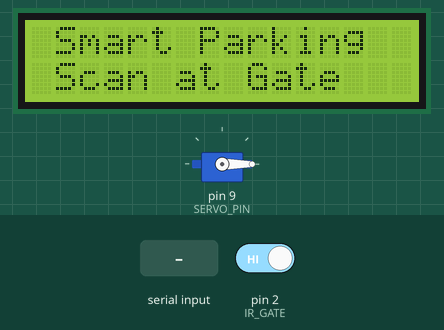
Recording of a sketch running on a simulated Arduino Nano, built with avr-gcc and run on an emulated ATmega328P. Shown: servo, 16×2 character LCD. The test bench sets the inputs (shaded band); at power-on: pin 2 (IR_GATE) HIGH. What the sketch prints to the serial monitor is not drawn.

Above: at 2.5 s.
2.6 s: "GATE_OPEN\n" received over Serial
At 3.6 s:
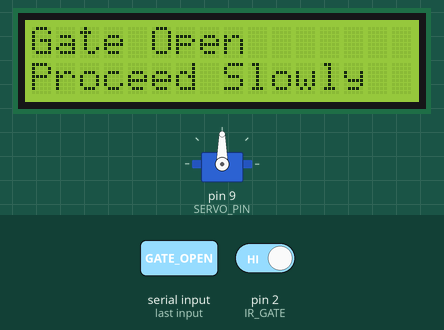
4.1 s: pin 2 (IR_GATE) driven LOW
At 5.6 s:
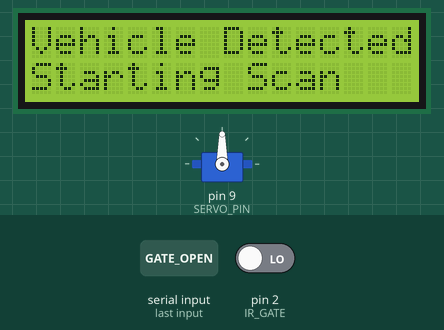
5.9 s: pin 2 (IR_GATE) driven HIGH
8.9 s: pin 2 (IR_GATE) driven LOW
At 9.8 s:
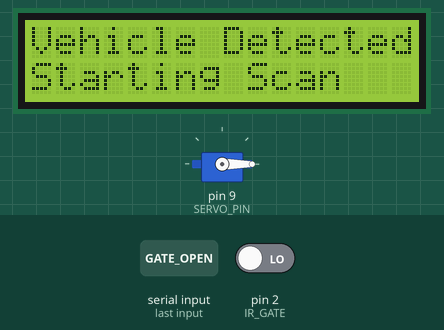
10.7 s: "GATE_CLOSE\n" received over Serial
At 12.2 s:
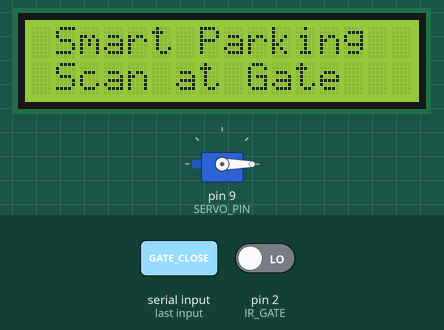
Timing chart, 0 to 13.2 s (numbered marks = the images above; inputs shaded):
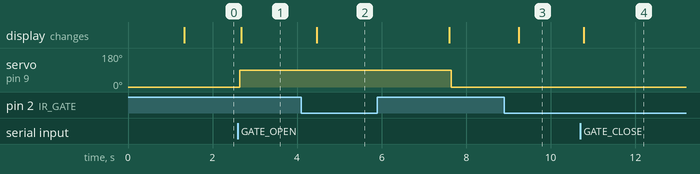

The sketch:

SmartParking.ino
```cpp
/**
 * SmartParking.ino
 * Arduino Nano - Smart Parking System
 *
 * Current hardware:
 *   1 x IR sensor at entry gate -> D2
 *   1 x SG90 servo gate         -> D9
 *   1 x 16x2 I2C LCD            -> A4/A5
 *
 * Serial communication: 9600 baud
 *   Sends:    ARDUINO_READY, GATE_IR_DETECTED, GATE_OPENED, GATE_CLOSED
 *   Receives: GATE_OPEN | GATE_CLOSE | LCD_TEXT|<line1>|<line2>
 *
 * Flow:
 *   Vehicle detected -> send GATE_IR_DETECTED -> backend runs
 *   camera/OCR pipeline -> backend either shows Invalid Entry
 *   or assigns a slot and opens the gate.
 */

#include <Servo.h>
#include <Wire.h>
#include <LiquidCrystal_I2C.h>

#define IR_GATE 2
#define SERVO_PIN 9
#define LCD_ADDRESS 0x27
#define IR_USE_INTERNAL_PULLUP false

const bool IR_AUTO_CALIBRATE = true;
const int IR_DEFAULT_IDLE_STATE = HIGH;
const unsigned long SENSOR_CALIBRATION_MS = 1500;

Servo gateServo;
LiquidCrystal_I2C lcd(LCD_ADDRESS, 16, 2);

bool gateObjectDetected = false;
bool gateOpen = false;
bool triggerLatched = false;
bool sensorCalibrated = false;
unsigned long gateOpenTime = 0;
const unsigned long GATE_HOLD_MS = 5000;
const unsigned long SENSOR_DEBOUNCE_MS = 120;
const unsigned long SENSOR_ARM_DELAY_MS = 3000;
const unsigned long SENSOR_CLEAR_REARM_MS = 1500;
unsigned long sensorArmedAt = 0;
unsigned long sensorCalibrationStartedAt = 0;
unsigned long lastClearAt = 0;
unsigned long sensorActiveSince = 0;
unsigned long sensorIdleSince = 0;
unsigned long rawChangedAt = 0;
int lastRawPinValue = IR_DEFAULT_IDLE_STATE;
int stablePinValue = IR_DEFAULT_IDLE_STATE;
int sensorIdleState = IR_DEFAULT_IDLE_STATE;
int sensorActiveState = IR_DEFAULT_IDLE_STATE == HIGH ? LOW : HIGH;
unsigned int calibrationHighSamples = 0;
unsigned int calibrationLowSamples = 0;
String lcdLineCache[2] = {"", ""};

String normalizeLcdText(String text) {
  while (text.length() < 16) {
    text += " ";
  }
  return text.substring(0, 16);
}

void writeLcdLine(int row, String text) {
  text = normalizeLcdText(text);
  lcd.setCursor(0, row);
  lcd.print(text);
}

void showMessage(String line1, String line2, bool force = false) {
  String normalizedLine1 = normalizeLcdText(line1);
  String normalizedLine2 = normalizeLcdText(line2);

  if (!force && lcdLineCache[0] == normalizedLine1 && lcdLineCache[1] == normalizedLine2) {
    return;
  }

  if (force) {
    lcd.clear();
  }

  if (force || lcdLineCache[0] != normalizedLine1) {
    writeLcdLine(0, normalizedLine1);
    lcdLineCache[0] = normalizedLine1;
  }

  if (force || lcdLineCache[1] != normalizedLine2) {
    writeLcdLine(1, normalizedLine2);
    lcdLineCache[1] = normalizedLine2;
  }
}

void showIdleScreen() {
  showMessage(" Smart Parking  ", " Scan at Gate   ");
}

void openGate() {
  gateServo.write(90);
  gateOpen = true;
  gateOpenTime = millis();
  showMessage("Gate Open       ", "Proceed Slowly  ");
  Serial.println("GATE_OPENED");
}

void closeGate() {
  gateServo.write(0);
  gateOpen = false;
  Serial.println("GATE_CLOSED");
  showIdleScreen();
}

void finalizeSensorCalibration() {
  if (!IR_AUTO_CALIBRATE) {
    sensorIdleState = IR_DEFAULT_IDLE_STATE;
  } else if (calibrationLowSamples == 0 && calibrationHighSamples == 0) {
    sensorIdleState = IR_DEFAULT_IDLE_STATE;
  } else {
    sensorIdleState = calibrationHighSamples >= calibrationLowSamples ? HIGH : LOW;
  }

  sensorActiveState = sensorIdleState == HIGH ? LOW : HIGH;
  sensorCalibrated = true;
  stablePinValue = lastRawPinValue;
  gateObjectDetected = false;
  sensorActiveSince = 0;
  sensorIdleSince = millis();

  Serial.print("IR_IDLE_STATE:");
  Serial.println(sensorIdleState == LOW ? "LOW" : "HIGH");
  Serial.print("IR_ACTIVE_STATE:");
  Serial.println(sensorActiveState == LOW ? "LOW" : "HIGH");
  Serial.print("IR_ARM_DELAY_MS:");
  Serial.println(SENSOR_ARM_DELAY_MS);
  Serial.println("ARDUINO_READY");
}

void readGateSensor() {
  int pinValue = digitalRead(IR_GATE);
  if (pinValue != lastRawPinValue) {
    lastRawPinValue = pinValue;
    rawChangedAt = millis();
  }

  if (millis() - rawChangedAt < SENSOR_DEBOUNCE_MS) {
    return;
  }

  if (stablePinValue != lastRawPinValue) {
    stablePinValue = lastRawPinValue;
    Serial.print("IR_PIN:");
    Serial.println(stablePinValue == HIGH ? "HIGH" : "LOW");
  }

  if (!sensorCalibrated) {
    if (stablePinValue == HIGH) {
      calibrationHighSamples++;
    } else {
      calibrationLowSamples++;
    }
    if (millis() - sensorCalibrationStartedAt >= SENSOR_CALIBRATION_MS) {
      finalizeSensorCalibration();
    }
    return;
  }

  if (stablePinValue == sensorActiveState) {
    sensorIdleSince = 0;
    if (sensorActiveSince == 0) {
      sensorActiveSince = millis();
    }
    if (millis() - sensorActiveSince >= SENSOR_DEBOUNCE_MS) {
      gateObjectDetected = true;
    }
  } else {
    sensorActiveSince = 0;
    if (sensorIdleSince == 0) {
      sensorIdleSince = millis();
    }
    gateObjectDetected = false;
  }
}

void reportGateEntry() {
  if (millis() < sensorArmedAt) {
    return;
  }

  if (!gateObjectDetected) {
    if (triggerLatched && lastClearAt == 0) {
      lastClearAt = millis();
      Serial.println("IR_STATUS:IDLE_DETECTED");
      Serial.println("IR_STATUS:CLEARED");
    }
    if (triggerLatched && lastClearAt > 0 && sensorIdleSince > 0 && (millis() - sensorIdleSince >= SENSOR_CLEAR_REARM_MS)) {
      triggerLatched = false;
      Serial.println("IR_STATUS:REARMED");
      showIdleScreen();
    } else if (!triggerLatched && !gateOpen) {
      showIdleScreen();
    }
  }

  if (gateObjectDetected && !triggerLatched) {
    triggerLatched = true;
    lastClearAt = 0;
    sensorIdleSince = 0;
    Serial.println("GATE_IR_DETECTED");
    Serial.println("IR_STATUS:OBJECT_PRESENT");
    showMessage("Vehicle Detected", "Starting Scan   ");
  }
}

void handleSerialCommand() {
  if (Serial.available() > 0) {
    String cmd = Serial.readStringUntil('\n');
    cmd.trim();

    String upperCmd = cmd;
    upperCmd.toUpperCase();

    if (upperCmd == "GATE_OPEN") {
      Serial.println("SERVO_OPEN_COMMAND_RECEIVED");
      openGate();
    } else if (upperCmd == "GATE_CLOSE") {
      Serial.println("SERVO_CLOSE_COMMAND_RECEIVED");
      closeGate();
    } else if (upperCmd.startsWith("LCD_TEXT|")) {
      int firstSep = cmd.indexOf('|');
      int secondSep = cmd.indexOf('|', firstSep + 1);
      if (firstSep >= 0 && secondSep >= 0) {
        String line1 = cmd.substring(firstSep + 1, secondSep);
        String line2 = cmd.substring(secondSep + 1);
        showMessage(line1, line2);
      }
    }
  }
}

void checkGateTimeout() {
  if (gateOpen && (millis() - gateOpenTime >= GATE_HOLD_MS)) {
    closeGate();
  }
}

void setup() {
  Serial.begin(9600);
  Serial.setTimeout(25);
  pinMode(IR_GATE, IR_USE_INTERNAL_PULLUP ? INPUT_PULLUP : INPUT);
  lastRawPinValue = digitalRead(IR_GATE);
  stablePinValue = lastRawPinValue;
  rawChangedAt = millis();
  sensorCalibrationStartedAt = millis();

  gateServo.attach(SERVO_PIN);
  gateServo.write(0);

  lcd.init();
  lcd.backlight();
  showMessage("Smart Parking   ", "System Ready    ", true);
  delay(1200);
  showIdleScreen();
  sensorArmedAt = millis() + SENSOR_ARM_DELAY_MS;
  Serial.print("IR_PIN_MODE:");
  Serial.println(IR_USE_INTERNAL_PULLUP ? "INPUT_PULLUP" : "INPUT");
}

void loop() {
  readGateSensor();
  reportGateEntry();
  handleSerialCommand();
  checkGateTimeout();
  delay(50);
}
```

Measured:
- after the input at 2.6 s, servo on pin 9 (SERVO_PIN): 0° → 90° after 0.05 s; the display: changes after 0.08 s (image 1)
- after the input at 4.1 s, the display: changes after 0.36 s (image 2)
- after the input at 8.9 s, the display: changes after 0.34 s (image 3)
- after the input at 10.7 s, the display: changes after 0.08 s (image 4)
